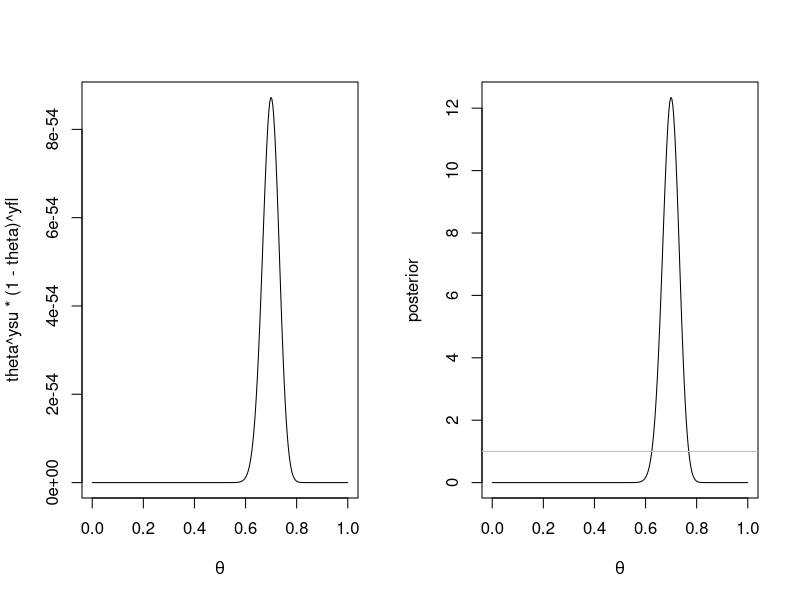

The R script that drew this image:
############################################################################
### Form Example 2: Student Happiness about social life########

theta <- seq(from=0,to=1,length=250)
n=200   # sample size
ysu = 140 # number of successes
yfl = n - ysu
par(mfrow=c(1,2)) # set up Plotting environment

# Plot of likelihood vs theta
plot(theta, theta^ysu*(1-theta)^yfl, type="l",xlab=expression(theta))

# Plot of Posterior vs theta
plot(theta,dbeta(theta,ysu+1,yfl+1),type="l",ylab= "posterior",
     xlab=expression(theta))
abline(h=1,col="gray")

dev.off()

# Posterior Means & Variance
a= ysu +1
b= yfl +1
Pmean = a/(a+b)
Pmean
Pvar = a*b/((a+b)^2*(a+b+1))
Pvar
Psd=sqrt(Pvar)
Psd

### Compare to MLE##
Smean = ysu/n
Smean
Svar = Smean*(1-Smean)/n
Svar
Ssd = sqrt(Svar)
Ssd

##### Consider a small sample size ???